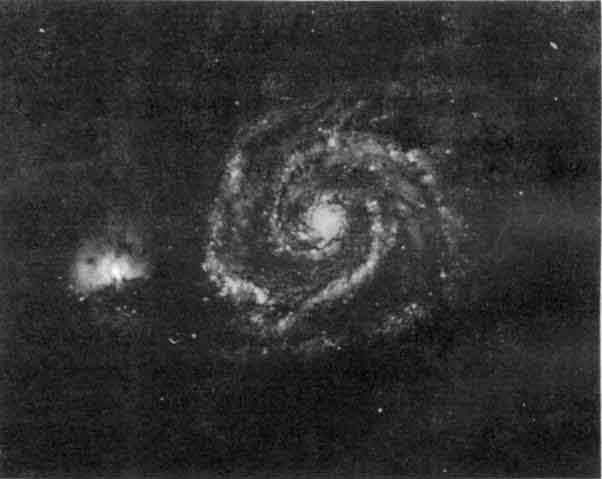
#> input picture OpenCV/res/habo.jpeg, 602 x 479 px
$ python 37-Filter.py
#> lines starting #> are read from the running program, lines starting #| are printed output that depends on the picture
import cv2
import numpy as np
hubble = cv2.imread("res/habo.jpeg", 0)
#> hubble is the input picture: shape (479, 602); min 0, max 255, mean 47.8
filter_small = np.array([[0, 1, 0], [1, -4, 1], [0, 1, 0]])
hubble_small = cv2.filter2D(hubble, -1, filter_small)
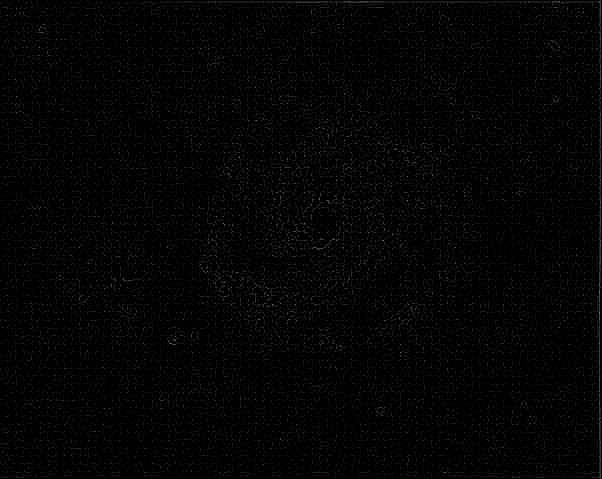
#> hubble_small: shape (479, 602); min 0, max 127, mean 3.7

filter_big = np.array([[1, 1, 1], [1, -8, 1], [1, 1, 1]])
hubble_big = cv2.filter2D(hubble, -1, filter_big)
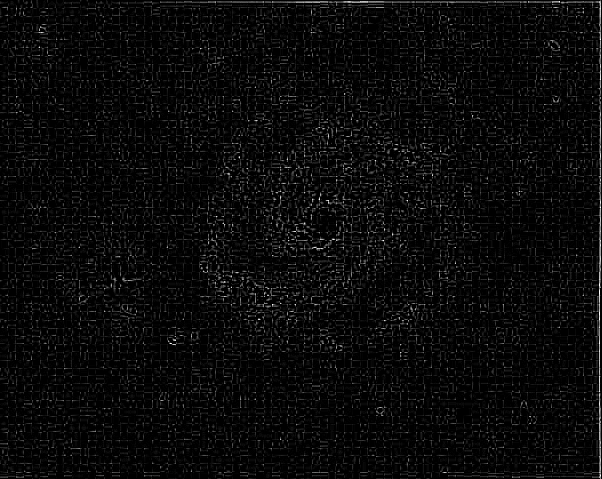
#> hubble_big: shape (479, 602); min 0, max 255, mean 10.2


#hubble_filter_th = np.where(hubble_big < 80, 0, 1)
hubble_filter_th = np.where(hubble_small < 0, 0, np.where(hubble_small > 255, 255, hubble_small))
hubble_clip = hubble * hubble_filter_th
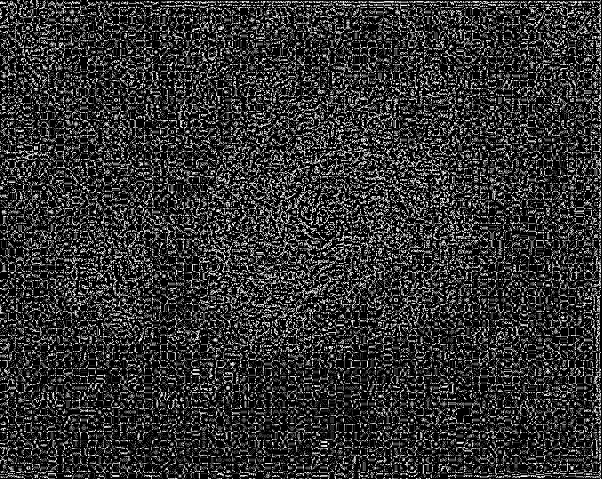
#> hubble_clip: shape (479, 602); min 0, max 255, mean 49.8

cv2.imshow("hubble", hubble)
cv2.imshow("small filter", hubble_small)
cv2.imshow("big filter", hubble_big)
cv2.imshow("hubble_filter", hubble_filter_th.astype("uint8"))
cv2.imshow("hubble_clip", hubble_clip.astype("uint8"))


cv2.waitKey()
cv2.destroyAllWindows()
